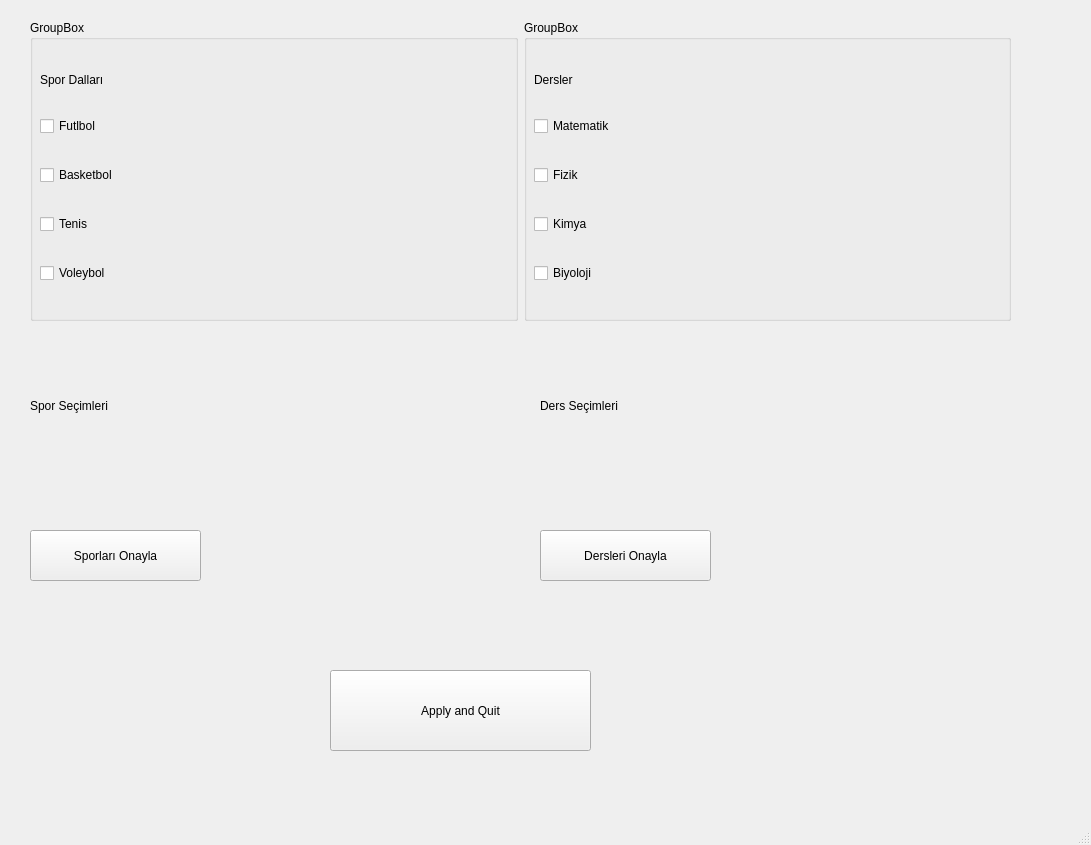
<?xml version="1.0" encoding="UTF-8"?>
<ui version="4.0">
 <class>MainWindow</class>
 <widget class="QMainWindow" name="MainWindow">
  <property name="geometry">
   <rect>
    <x>0</x>
    <y>0</y>
    <width>1091</width>
    <height>845</height>
   </rect>
  </property>
  <property name="windowTitle">
   <string>MainWindow</string>
  </property>
  <widget class="QWidget" name="centralwidget">
   <widget class="QWidget" name="layoutWidget">
    <property name="geometry">
     <rect>
      <x>30</x>
      <y>20</y>
      <width>981</width>
      <height>301</height>
     </rect>
    </property>
    <layout class="QHBoxLayout" name="horizontalLayout">
     <item>
      <widget class="QGroupBox" name="groupSpors">
       <property name="title">
        <string>GroupBox</string>
       </property>
       <widget class="QWidget" name="layoutWidget_2">
        <property name="geometry">
         <rect>
          <x>10</x>
          <y>30</y>
          <width>461</width>
          <height>261</height>
         </rect>
        </property>
        <layout class="QVBoxLayout" name="verticalLayout">
         <item>
          <widget class="QLabel" name="label_5">
           <property name="sizePolicy">
            <sizepolicy hsizetype="Minimum" vsizetype="Fixed">
             <horstretch>0</horstretch>
             <verstretch>0</verstretch>
            </sizepolicy>
           </property>
           <property name="text">
            <string>Spor Dalları</string>
           </property>
          </widget>
         </item>
         <item>
          <widget class="QCheckBox" name="cbFut">
           <property name="text">
            <string>Futlbol</string>
           </property>
          </widget>
         </item>
         <item>
          <widget class="QCheckBox" name="cbBas">
           <property name="text">
            <string>Basketbol</string>
           </property>
          </widget>
         </item>
         <item>
          <widget class="QCheckBox" name="cbTen">
           <property name="text">
            <string>Tenis</string>
           </property>
          </widget>
         </item>
         <item>
          <widget class="QCheckBox" name="cbVol">
           <property name="text">
            <string>Voleybol</string>
           </property>
          </widget>
         </item>
        </layout>
       </widget>
      </widget>
     </item>
     <item>
      <widget class="QGroupBox" name="groupDerss">
       <property name="title">
        <string>GroupBox</string>
       </property>
       <widget class="QWidget" name="layoutWidget_3">
        <property name="geometry">
         <rect>
          <x>10</x>
          <y>30</y>
          <width>461</width>
          <height>261</height>
         </rect>
        </property>
        <layout class="QVBoxLayout" name="verticalLayout_2">
         <item>
          <widget class="QLabel" name="label_6">
           <property name="sizePolicy">
            <sizepolicy hsizetype="Minimum" vsizetype="Fixed">
             <horstretch>0</horstretch>
             <verstretch>0</verstretch>
            </sizepolicy>
           </property>
           <property name="text">
            <string>Dersler</string>
           </property>
          </widget>
         </item>
         <item>
          <widget class="QCheckBox" name="cbMat">
           <property name="text">
            <string>Matematik</string>
           </property>
          </widget>
         </item>
         <item>
          <widget class="QCheckBox" name="cbFiz">
           <property name="text">
            <string>Fizik</string>
           </property>
          </widget>
         </item>
         <item>
          <widget class="QCheckBox" name="cbKim">
           <property name="text">
            <string>Kimya</string>
           </property>
          </widget>
         </item>
         <item>
          <widget class="QCheckBox" name="cbBiyo">
           <property name="text">
            <string>Biyoloji</string>
           </property>
          </widget>
         </item>
        </layout>
       </widget>
      </widget>
     </item>
    </layout>
   </widget>
   <widget class="QPushButton" name="btnOnaySpor">
    <property name="geometry">
     <rect>
      <x>30</x>
      <y>530</y>
      <width>171</width>
      <height>51</height>
     </rect>
    </property>
    <property name="text">
     <string>Sporları Onayla</string>
    </property>
   </widget>
   <widget class="QLabel" name="lblders">
    <property name="geometry">
     <rect>
      <x>540</x>
      <y>320</y>
      <width>471</width>
      <height>171</height>
     </rect>
    </property>
    <property name="text">
     <string>Ders Seçimleri</string>
    </property>
   </widget>
   <widget class="QLabel" name="lblspors">
    <property name="geometry">
     <rect>
      <x>30</x>
      <y>320</y>
      <width>471</width>
      <height>171</height>
     </rect>
    </property>
    <property name="text">
     <string>Spor Seçimleri</string>
    </property>
   </widget>
   <widget class="QPushButton" name="btnOnayLesson">
    <property name="geometry">
     <rect>
      <x>540</x>
      <y>530</y>
      <width>171</width>
      <height>51</height>
     </rect>
    </property>
    <property name="text">
     <string>Dersleri Onayla</string>
    </property>
   </widget>
   <widget class="QPushButton" name="btnquit">
    <property name="geometry">
     <rect>
      <x>330</x>
      <y>670</y>
      <width>261</width>
      <height>81</height>
     </rect>
    </property>
    <property name="text">
     <string>Apply and Quit</string>
    </property>
   </widget>
  </widget>
  <widget class="QMenuBar" name="menubar">
   <property name="geometry">
    <rect>
     <x>0</x>
     <y>0</y>
     <width>1091</width>
     <height>26</height>
    </rect>
   </property>
  </widget>
  <widget class="QStatusBar" name="statusbar"/>
 </widget>
 <resources/>
 <connections/>
</ui>
